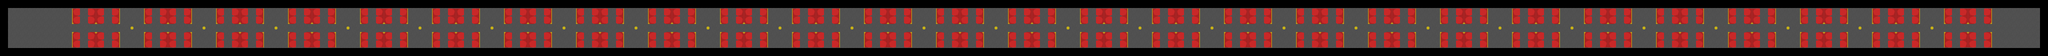

Tiled map render using the project's own tile images. Description and the map definition, with tile-layer contents summarised, below:
An orthogonal 256x7 tile map with 16x16 px tiles, 2 tile layers (Kachelebene 1, Kachelebene 2).

<map version="1.9" tiledversion="1.9.1" orientation="orthogonal" renderorder="right-down" width="256" height="7" tilewidth="16" tileheight="16" infinite="0" nextlayerid="3" nextobjectid="1">
 <tileset firstgid="1" source="Ubahn.tsx" />
 <layer id="1" name="Kachelebene 1" width="256" height="7">
  <data>[1792 cells, 1270 non-empty, 1 distinct tile ids]</data>
 </layer>
 <layer id="2" name="Kachelebene 2" width="256" height="7">
  <data>[1792 cells, 1240 non-empty, 31 distinct tile ids]</data>
 </layer>
</map>